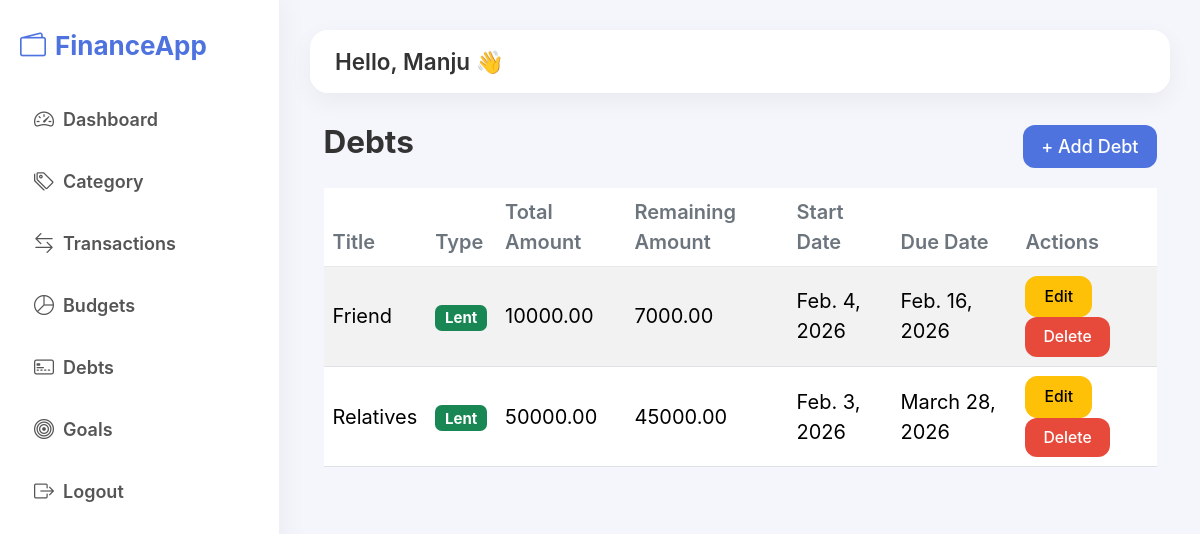
/debts/ (signed in), run on an earlier commit of the app's database.
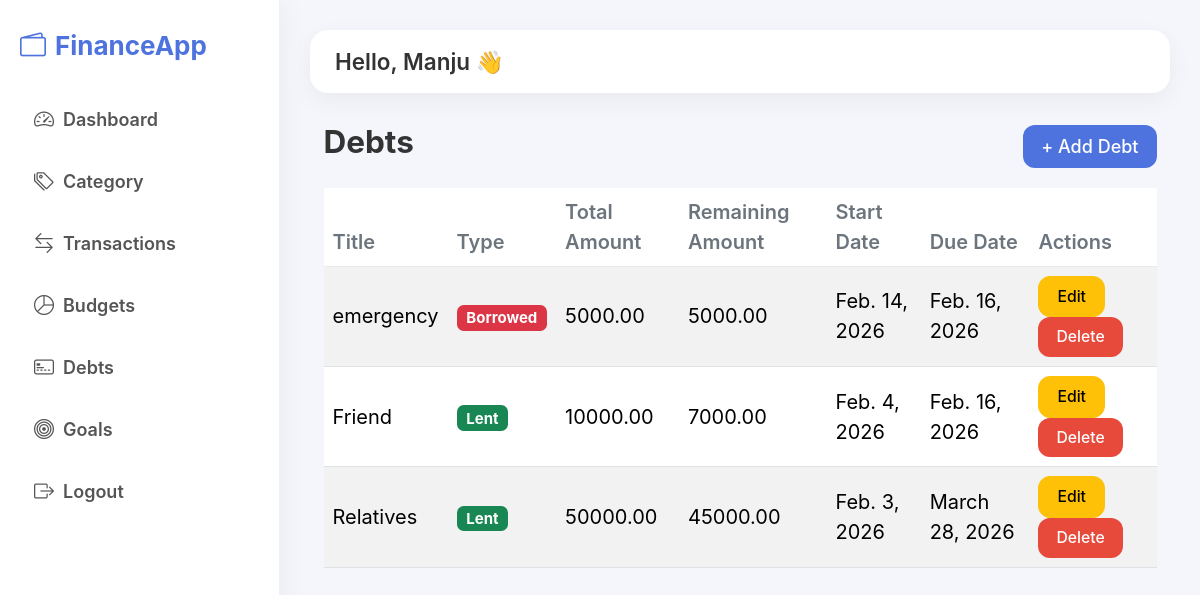
And on a later commit of the database.
### fintrack_app/models.py (models this page shows, shortened)
class TimeStampModel(models.Model):
    created_at = models.DateTimeField(auto_now_add=True)
    updated_at = models.DateTimeField(auto_now=True)
    class Meta:
        abstract = True

class Debt(TimeStampModel):
    DEBT_TYPE = (
        ("lent", "Lent"),
        ("borrowed", "Borrowed"),
    )
    user = models.ForeignKey(User, on_delete=models.CASCADE)
    title = models.CharField(max_length=100)
    debt_type = models.CharField(max_length=10, choices=DEBT_TYPE)
    total_amount = models.DecimalField(max_digits=12, decimal_places=2, validators=[MinValueValidator(0.01)])
    remaining_amount = models.DecimalField(max_digits=12, decimal_places=2, validators=[MinValueValidator(0.0)])
    start_date = models.DateField()
    due_date = models.DateField(null=True, blank=True)
    class Meta:
        ordering = ["-start_date"]

### fintrack_app/views.py (the view)
# urls.py: path("debts/", views.DebtListView.as_view(), name="debt-list"),
class DebtListView(UserQuerysetMixin, ListView):
    model = Debt
    template_name = 'fintrack_app/debt/debt_list.html'
    context_object_name = 'debts'

### fintrack_app/views.py (called while the page is built)
    def get_queryset(self):
        return self.model.objects.filter(user=self.request.user)

### templates/fintrack_app/debt/debt_list.html
{% extends "fintrack_app/base.html" %}
{% block content %}
<div class="container my-4">
    <div class="d-flex justify-content-between align-items-center mb-3">
        <h3 class="fw-bold">Debts</h3>
        <a href="{% url 'debt-add' %}" class="btn btn-primary">+ Add Debt</a>
    </div>
    <table class="table table-striped align-middle">
        <thead>
            <tr>
                <th>Title</th>
                <th>Type</th>
                <th>Total Amount</th>
                <th>Remaining Amount</th>
                <th>Start Date</th>
                <th>Due Date</th>
                <th>Actions</th>
            </tr>
        </thead>
        <tbody>
            {% for debt in debts %}
            <tr>
                <td>{{ debt.title }}</td>
                <td>
                    <span class="badge
                        {% if debt.debt_type == 'lent' %}bg-success{% else %}bg-danger{% endif %}">
                        {{ debt.get_debt_type_display }}
                    </span>
                </td>
                <td>{{ debt.total_amount }}</td>
                <td>{{ debt.remaining_amount }}</td>
                <td>{{ debt.start_date }}</td>
                <td>{{ debt.due_date|default:"-" }}</td>
                <td>
                    <a href="{% url 'debt-edit' debt.pk %}" class="btn btn-sm btn-warning">Edit</a>
                    <a href="{% url 'debt-delete' debt.pk %}" class="btn btn-sm btn-danger">Delete</a>
                </td>
            </tr>
            {% empty %}
            <tr>
                <td colspan="7" class="text-center">No debts found.</td>
            </tr>
            {% endfor %}
        </tbody>
    </table>
</div>
{% endblock %}

### templates/fintrack_app/base.html (shortened to what this page needs)
{% load static %}
<!DOCTYPE html>
<html lang="en">
<head>
    <link href="https://cdn.jsdelivr.net/npm/bootstrap-icons@1.11.3/font/bootstrap-icons.css" rel="stylesheet">
    <link href="{% static 'css/bootstrap.min.css' %}" rel="stylesheet">
    <link href="{% static 'css/style.css' %}" rel="stylesheet">
</head>
<body>
<div class="app-layout">
    <aside class="sidebar">
        <h4 class="logo">
            <i class="bi bi-wallet2 me-2"></i>FinanceApp
        </h4>
        <ul class="nav flex-column mt-4">
            <li class="nav-item">
                <a href="{% url 'dashboard' %}" class="nav-link">
                    <i class="bi bi-speedometer2 me-2"></i> Dashboard
                </a>
            </li>
            <li class="nav-item">
                <a href="{% url 'category-list' %}" class="nav-link">
                    <i class="bi bi-tags me-2"></i> Category
                </a>
            </li>
            <li class="nav-item">
                <a href="{% url 'transaction-list'%}" class="nav-link">
                    <i class="bi bi-arrow-left-right me-2"></i> Transactions
                </a>
            </li>
            <li class="nav-item">
                <a href="{% url 'budget-list' %}" class="nav-link">
                    <i class="bi bi-pie-chart me-2"></i> Budgets
                </a>
            </li>
            <li class="nav-item">
                <a href="{% url 'debt-list' %}" class="nav-link">
                    <i class="bi bi-credit-card-2-front me-2"></i> Debts
                </a>
            </li>
            <li class="nav-item">
                <a href="{% url 'goal-list' %}" class="nav-link">
                    <i class="bi bi-bullseye me-2"></i> Goals
                </a>
            </li>
            <li class="nav-item">
                <a href="{% url 'logout' %}" class="nav-link">
                    <i class="bi bi-box-arrow-right me-2"></i> Logout
                </a>
            </li>
        </ul>
</aside>
    <main class="main-content">
        <div class="topbar">
            <div>
                <h5 class="mb-0">Hello, {{ request.user.username }} 👋</h5>
            </div>
        </div>
        <div class="content-wrapper">
            {% block content %}{% endblock %}
        </div>
    </main>
</div>
</body>
</html>

### static/css/style.css (style rules this page uses)
html { font-size: 18px; }
body { margin: 0; padding: 0; background: #f4f6fb; font-family: 'Inter', sans-serif; color: #333; font-size: 20px; }
a { text-decoration: none; }
h1,h2,h3,h4,h5 { font-weight: 600; }
.app-layout { display: flex; min-height: 100vh; }
.sidebar { width: 280px; background: #ffffff; padding: 30px 20px; box-shadow: 5px 0 25px rgba(0,0,0,0.04); position: fixed; border-right: 1px solid #eef1f6; height: 100vh; }
.sidebar .logo { font-weight: 700; font-size: 26px; color: #4e73df; margin-bottom: 10px; }
.sidebar .nav-link { display: flex; align-items: center; color: #555 !important; padding: 16px 14px; border-radius: 12px; font-weight: 600 !important; font-size: 18px; transition: background 0.2s ease, color 0.2s ease, transform 0.2s ease; }
.sidebar .nav-link i { font-size: 20px; }
.main-content { margin-left: 280px; width: 100%; padding: 30px; }
.topbar { background: white; padding: 18px 25px; border-radius: 18px; box-shadow: 0 8px 25px rgba(0,0,0,0.05); margin-bottom: 30px; font-size: 4.4rem; }
.table { margin-bottom: 0; }
.table thead th { font-weight: 600; color: #6c757d; border-bottom: 1px solid #eaeaea; }
.table td { vertical-align: middle; }
.btn { border-radius: 12px; font-weight: 500; padding: 8px 18px; transition: background 0.2s ease, box-shadow 0.2s ease; }
.btn-danger { background: #e74a3b; border: none; }
.btn-primary { background: #4e73df; border: none; }

What changed in the data, as far as the page shows it:
added Debt: title "emergency", debt_type "Borrowed", total_amount "5000.00", remaining_amount "5000.00", start_date "Feb. 14, 2026", due_date "Feb. 16, 2026"
